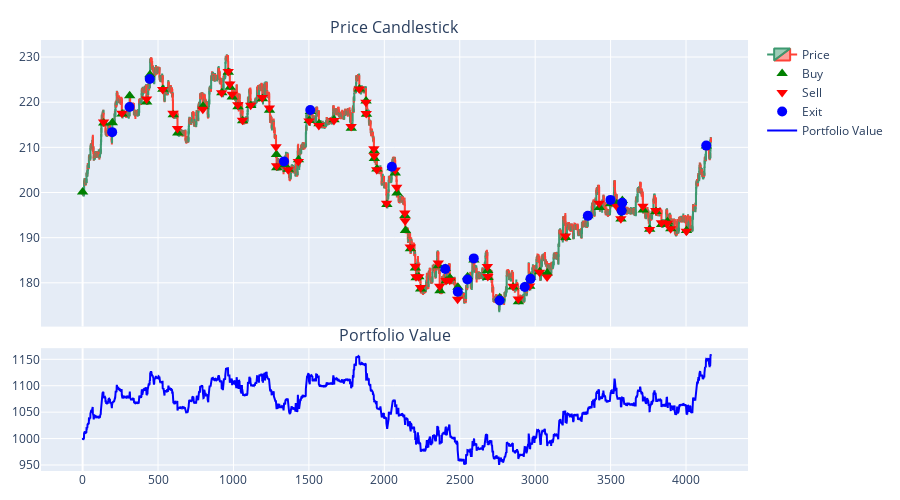

Notebook source saved alongside this figure:
### Code cell
buy_df_qlearning, sell_df_qlearning, exit_df_qlearning = extract_signals(historical_info_df)
fig_qlearning = build_fig(
    historical_info_df,
    buy_df_qlearning,
    sell_df_qlearning,
    exit_df_qlearning
)
fig_qlearning.show()

### Figure 1 — Plotly figure (JSON) as saved in the notebook; plotly's stock layout.template omitted (floating-point values rounded to 4 significant figures; data arrays with more than 128 entries replaced by an {"elided": "..."} marker saying what was removed)
{"data": [{"close": {"elided": "4166 float values"}, "high": {"elided": "4166 float values"}, "low": {"elided": "4166 float values"}, "name": "Price", "open": {"elided": "4166 float values"}, "type": "candlestick", "x": {"elided": "4166 int values"}, "xaxis": "x", "yaxis": "y"}, {"marker": {"color": "green", "size": 10, "symbol": "triangle-up"}, "mode": "markers", "name": "Buy", "type": "scatter", "x": [0, 140, 197, 262, 312, 425, 446, 532, 601, 631, 798, 923, 966, 978, 992, 1030, 1061, 1115, 1192, 1239, 1285, 1287, 1336, 1363, 1431, 1502, 1510, 1567, 1667, 1781, 1835, 1879, 1882, 1932, 1934, 1951, 2017, 2051, 2073, 2084, 2137, 2140, 2173, 2206, 2211, 2229, 2241, 2359, 2369, 2405, 2410, 2435, 2488, 2552, 2594, 2685, 2687, 2765, 2854, 2889, 2932, 2964, 2970, 3030, 3080, 3203, 3350, 3426, 3500, 3541, 3569, 3574, 3578, 3716, 3759, 3801, 3838, 3877, 3899, 4003, 4135], "xaxis": "x", "y": [200.1, 215.4, 215.5, 217.4, 221.4, 220.0, 226.1, 222.9, 217.2, 213.2, 219.1, 222.1, 226.6, 223.3, 221.1, 219.0, 215.9, 219.3, 220.8, 218.2, 208.4, 205.5, 206.1, 205.2, 207.2, 216.0, 217.9, 215.2, 216.1, 214.2, 222.9, 220.3, 217.3, 209.2, 207.5, 205.2, 197.4, 205.5, 204.3, 199.9, 194.9, 191.6, 187.5, 183.3, 181.1, 181.3, 178.6, 183.8, 178.2, 183.2, 180.4, 181.1, 179.0, 181.4, 185.1, 182.7, 181.2, 176.7, 179.0, 175.8, 179.2, 179.2, 181.2, 182.4, 182.2, 190.0, 194.9, 196.7, 197.5, 197.5, 194.1, 196.4, 198.2, 196.1, 191.9, 195.8, 192.9, 193.5, 192.0, 191.6, 210.3], "yaxis": "y"}, {"marker": {"color": "red", "size": 10, "symbol": "triangle-down"}, "mode": "markers", "name": "Sell", "type": "scatter", "x": [139, 261, 424, 531, 599, 629, 797, 922, 965, 976, 991, 1029, 1060, 1114, 1191, 1238, 1282, 1286, 1362, 1430, 1501, 1566, 1666, 1780, 1834, 1878, 1880, 1931, 1933, 1950, 2015, 2072, 2082, 2136, 2138, 2172, 2205, 2210, 2228, 2240, 2358, 2367, 2409, 2434, 2486, 2683, 2686, 2853, 2888, 2963, 3029, 3079, 3201, 3424, 3540, 3568, 3714, 3758, 3800, 3837, 3876, 3898, 4002], "xaxis": "x", "y": [215.6, 217.5, 220.7, 222.8, 217.6, 214.2, 218.5, 222.1, 226.8, 224.1, 221.8, 219.4, 216.0, 219.3, 221.0, 218.7, 210.1, 205.9, 205.0, 206.9, 215.9, 214.8, 215.9, 214.6, 222.9, 220.0, 217.5, 209.7, 208.1, 205.1, 197.6, 205.0, 201.1, 195.5, 193.7, 187.9, 183.7, 181.3, 181.4, 179.0, 184.4, 179.3, 180.5, 180.6, 176.4, 183.6, 181.4, 179.2, 176.4, 179.3, 182.3, 181.3, 190.4, 197.6, 196.9, 194.2, 197.0, 191.8, 196.0, 193.3, 193.2, 192.0, 191.4], "yaxis": "y"}, {"marker": {"color": "blue", "size": 10, "symbol": "circle"}, "mode": "markers", "name": "Exit", "type": "scatter", "x": [196, 311, 445, 1335, 1509, 2050, 2404, 2487, 2551, 2593, 2764, 2931, 2969, 3349, 3499, 3573, 3577, 4134], "xaxis": "x", "y": [213.4, 218.9, 225.1, 206.9, 218.3, 205.7, 183.1, 178.0, 180.7, 185.4, 176.1, 179.1, 180.9, 194.8, 198.4, 196.0, 197.7, 210.4], "yaxis": "y"}, {"line": {"color": "blue"}, "mode": "lines", "name": "Portfolio Value", "type": "scatter", "x": {"elided": "4166 int values"}, "xaxis": "x2", "y": {"elided": "4166 float values"}, "yaxis": "y2"}], "layout": {"annotations": [{"font": {"size": 16}, "showarrow": false, "text": "Price Candlestick", "x": 0.5, "xanchor": "center", "xref": "paper", "y": 1.0, "yanchor": "bottom", "yref": "paper"}, {"font": {"size": 16}, "showarrow": false, "text": "Portfolio Value", "x": 0.5, "xanchor": "center", "xref": "paper", "y": 0.285, "yanchor": "bottom", "yref": "paper"}], "height": 500, "margin": {"b": 20, "l": 40, "r": 20, "t": 40}, "xaxis": {"anchor": "y", "domain": [0, 1], "matches": "x2", "rangeslider": {"visible": false}, "showticklabels": false}, "xaxis2": {"anchor": "y2", "domain": [0, 1], "rangeslider": {"visible": false}}, "yaxis": {"anchor": "x", "domain": [0.335, 1.0]}, "yaxis2": {"anchor": "x2", "domain": [0, 0.285]}}}
